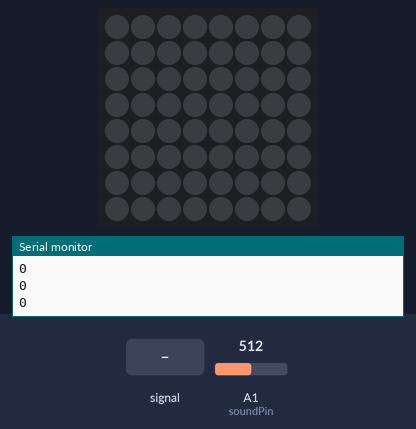
A sketch run on a simulated Arduino Uno, built with avr-gcc and run on an emulated ATmega328P. Parts: 8×8 RGB LED matrix (first LED top left, wired row by row), the last lines printed to the serial monitor. The test bench sets the inputs (shaded band); at power-on: A1 (soundPin) = 512.

Above: at 1.2 s.
1.3 s: A1 (soundPin) fed a 200 Hz sine of ±81 counts around its level
At 2.7 s:
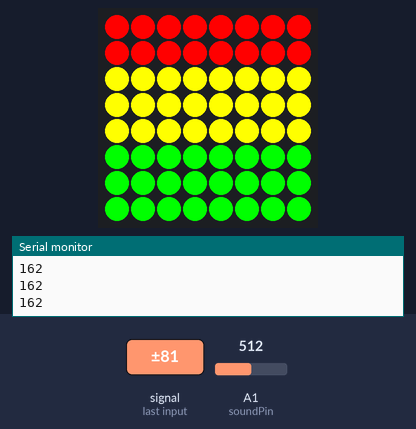
3.0 s: A1 (soundPin) set to 716
At 3.17 s:
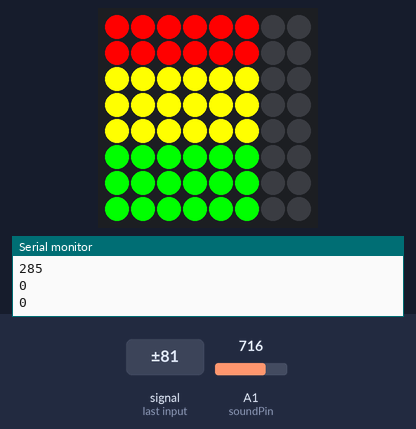
4.7 s: A1 (soundPin) fed a 1000 Hz sine of ±255 counts around its level
At 4.79 s:
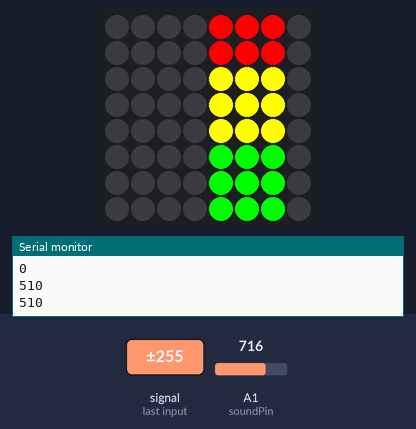
6.3 s: A1 (soundPin) set to 1023
At 6.73 s:
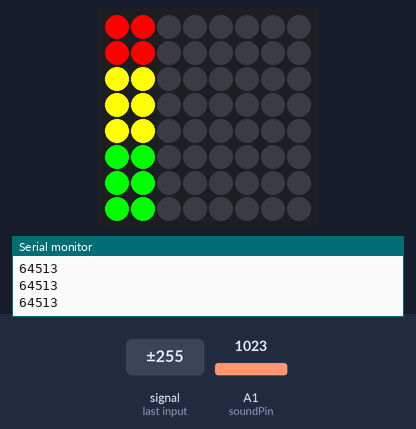
Timing chart, 0 to 9.0 s (numbered marks = the images above; inputs shaded):
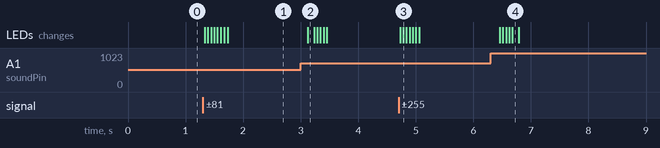

The sketch:

SoundTester.ino
```cpp
#include "Wire.h"
#include "Adafruit_LEDBackpack.h"
#include "Adafruit_GFX.h"

Adafruit_BicolorMatrix matrix = Adafruit_BicolorMatrix();

const int soundPin = A1;
const int sampleWindow = 50;


void setup() {

  Serial.begin(9600);
  matrix.begin(0x70);
  matrix.clear();
  matrix.setRotation(3);
  matrix.writeDisplay();

}

int mySoundReadings[8];
int currentReadingIndex = 0;

void loop() {


  matrix.clear();

  unsigned int sample = getSoundValue(soundPin, sampleWindow);
  Serial.println( sample );

  mySoundReadings[currentReadingIndex] = sample;

  // Draw the current bars
  drawBar( currentReadingIndex, mySoundReadings[currentReadingIndex] );

  int currentBarIndex = currentReadingIndex - 1;

  while ( currentBarIndex != currentReadingIndex ) {
    if ( currentBarIndex < 0 ) {
      if ( currentReadingIndex == 7 ) {
        break;
      }
      currentBarIndex = 7;
    }
    drawBar( currentBarIndex, mySoundReadings[currentBarIndex] );
    currentBarIndex--;
  }

  currentReadingIndex++;
  if ( currentReadingIndex == 8 ) {
      currentReadingIndex = 0;
  }

  matrix.writeDisplay();

}

unsigned int getSoundValue(int soundPin, int sampleWindow)
{

    unsigned int maxSample = 0;
    unsigned int minSample = 1023;
    unsigned long startMillis= millis();
    while (millis() - startMillis < sampleWindow)
    {
       unsigned int currentSample = analogRead(soundPin);

       if ( currentSample < 1023 ) {

         if ( currentSample > maxSample ) {
           maxSample = currentSample;
         }

         if ( currentSample < minSample ) {
           minSample = currentSample;
         }

       }
    }

    return maxSample - minSample;
}

void drawBar( int xValue, int soundValue ) {
  if ( soundValue >= 30 ) {
    matrix.drawRect(xValue,7,0,1, LED_GREEN);
  }

  if ( soundValue >= 35 ) {
    matrix.drawRect(xValue,6,0,1, LED_GREEN);
  }

  if ( soundValue >= 40 ) {
    matrix.drawRect(xValue,5,0,1, LED_GREEN);
  }

  if ( soundValue >= 60 ) {
    matrix.drawRect(xValue,4,0,1, LED_YELLOW);
  }

  if ( soundValue >= 70 ) {
    matrix.drawRect(xValue,3,0,1, LED_YELLOW);
  }

  if ( soundValue >= 80 ) {
    matrix.drawRect(xValue,2,0,1, LED_YELLOW);
  }

  if ( soundValue >= 90 ) {
    matrix.drawRect(xValue,1,0,1, LED_RED);
  }

  if ( soundValue >= 125 ) {
    matrix.drawRect(xValue,0,0,1, LED_RED);
  }

}
```

Measured:
- after the input at 1.3 s, the LEDs: first change at once (image 1 shows a later state)
- after the input at 3.0 s, the LEDs: change after 0.12 s (image 2)
- after the input at 4.7 s, the LEDs: first change at once (image 3 shows a later state)
- after the input at 6.3 s, the LEDs: first change after 0.16 s (image 4 shows a later state)
